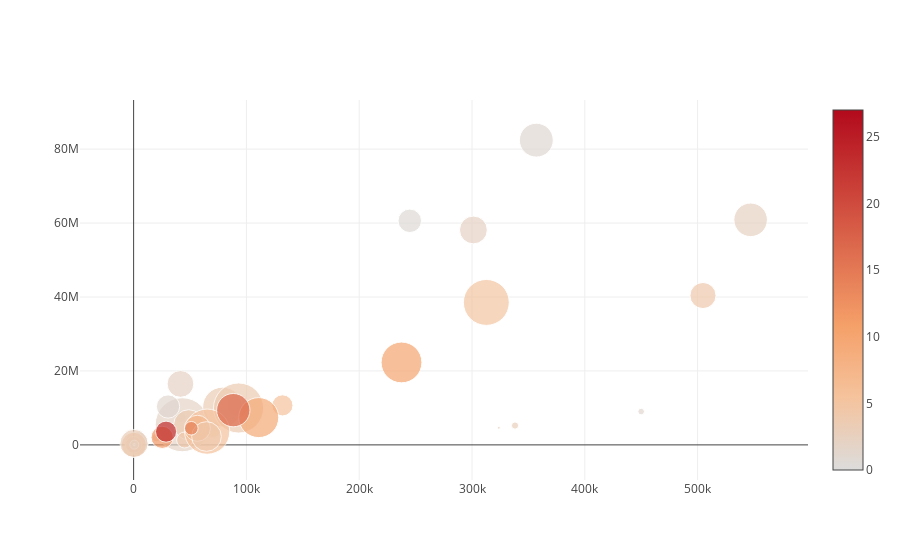

The notebook cell saved with this chart:
### Code cell
europeData["Agriculture"] = [((i)*100) for i in europeData["Agriculture"]]
data = [
    {
        'y': europeData.Population,
        'x': europeData["Area (sq. mi.)"],
        'mode': 'markers',
        'marker': {
            'color': europeData["Agriculture"],
            'size': europeData["Arable (%)"],
            'showscale': True
        },
        "text" :  europeData.Country    
    }
]
iplot(data)

### Figure 1 — Plotly figure (JSON) as saved in the notebook; plotly's stock layout.template omitted (floating-point values rounded to 4 significant figures)
{"data": [{"marker": {"color": [1, 2.1, 0, 1.5, 1.8, 8.6, 1.8, 5, 1, 2.1, 0.5, 2.2, 0.9, 2.8, 17, 1.1, 2.1, 6, 5, 4, 27, 1, 5.4, 3, 0, 2.8, 5.3, 3, 0, 3.4, 3.7, 3.5, 4, 5.5, 5, 7.0, 4, 9.3, 10.1, 11.8, 14.2, 23.2, 16.6], "showscale": true, "size": [23.28, 2.87, 16.67, 10.42, 54.02, 0.07, 16.91, 15.2, 23.28, 26.71, 23.46, 33.53, 33.85, 7.19, 0, 6.54, 27.79, 25, 0, 26.07, 2.14, 9, 21.1, 0, 2.22, 8.6, 21.75, 28.13, 0, 39.8, 50.09, 30.16, 16.04, 45.22, 45.91, 26.09, 29.67, 40.02, 40.82, 22.26, 13.6, 21.09, 33.35]}, "mode": "markers", "text": ["Luxembourg ", "Norway ", "San Marino ", "Switzerland ", "Denmark ", "Iceland ", "Austria ", "Ireland ", "Belgium ", "Netherlands ", "United Kingdom ", "France ", "Germany ", "Finland ", "Monaco ", "Sweden ", "Italy ", "Liechtenstein ", "Jersey ", "Spain ", "Faroe Islands ", "Isle of Man ", "Greece ", "Guernsey ", "Andorra ", "Slovenia ", "Portugal ", "Malta ", "Gibraltar ", "Czech Republic ", "Hungary ", "Slovakia ", "Estonia ", "Lithuania ", "Poland ", "Croatia ", "Latvia ", "Bulgaria ", "Romania ", "Macedonia ", "Bosnia & Herzegovina ", "Albania ", "Serbia "], "x": [2586, 323802, 61, 41290, 43094, 103000, 83870, 70280, 30528, 41526, 244820, 547030, 357021, 338145, 2, 449964, 301230, 160, 116, 504782, 1399, 572, 131940, 78, 468, 20273, 92391, 316, 7, 78866, 93030, 48845, 45226, 65200, 312685, 56542, 64589, 110910, 237500, 25333, 51129, 28748, 88361], "y": [474413, 4610820, 29251, 7523934, 5450661, 299388, 8192880, 4062235, 10379067, 16491461, 60609153, 60876136, 82422299, 5231372, 32543, 9016596, 58133509, 33987, 91084, 40397842, 47246, 75441, 10688058, 65409, 71201, 2010347, 10605870, 400214, 27928, 10235455, 9981334, 5439448, 1324333, 3585906, 38536869, 4494749, 2274735, 7385367, 22303552, 2050554, 4498976, 3581655, 9396411]}], "layout": {}}
